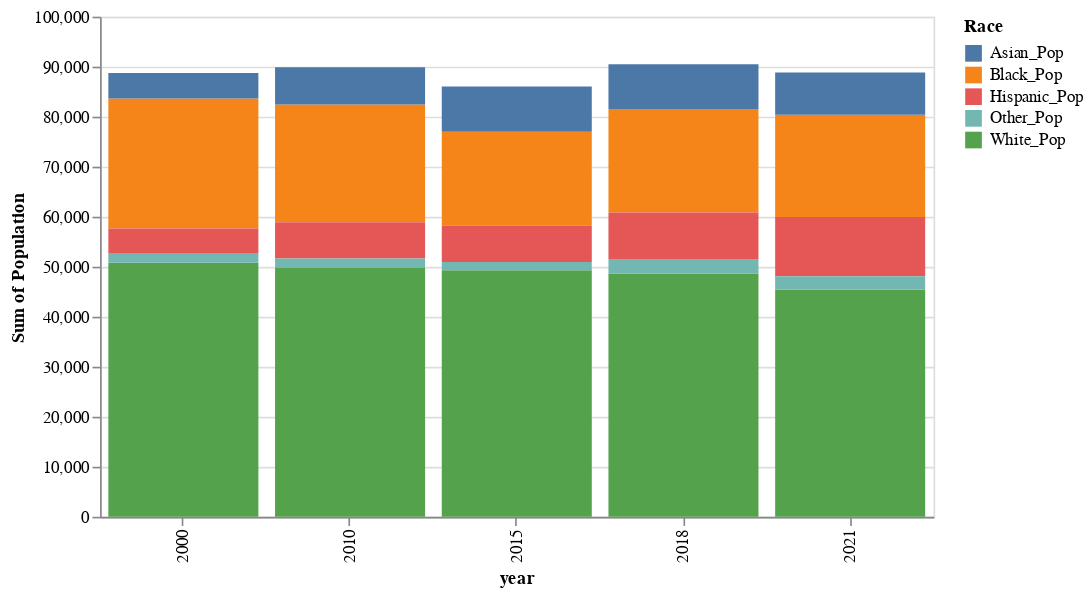

Source (notebook cell):
### Code cell
alt.Chart(flood_tracts_melt).mark_bar().encode(
    x='year',
    y='sum(Population)',
    color='Race'
).properties(
    width=500,
    height=300
)

### Figure 1 — Vega-Lite specification as saved in the notebook (floating-point values rounded to 4 significant figures; data arrays with more than 128 entries replaced by an {"elided": "..."} marker saying what was removed)
{"config": {"view": {"continuousWidth": 300, "continuousHeight": 300}}, "data": {"name": "data-b2100e8fe466501706c274fc764a09e5"}, "mark": {"type": "bar"}, "encoding": {"color": {"field": "Race", "type": "nominal"}, "x": {"field": "year", "type": "nominal"}, "y": {"aggregate": "sum", "field": "Population", "type": "quantitative"}}, "height": 300, "width": 500, "$schema": "https://vega.github.io/schema/vega-lite/v5.14.1.json", "datasets": {"data-b2100e8fe466501706c274fc764a09e5": {"elided": "2200 records"}}}
